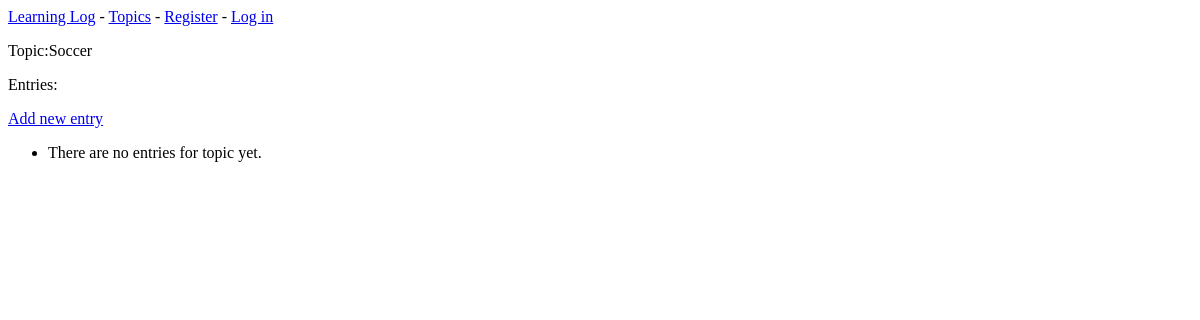
The page /topics/3/ on the database as committed earlier.
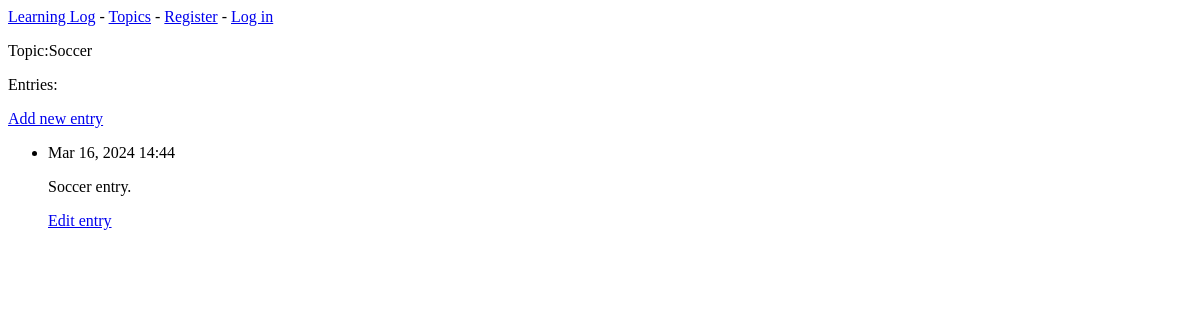
The same page on the database as committed later.
### learning_logs/models.py (models this page shows, shortened)
class Topic(models.Model):
    text = models.CharField(max_length=200)
    date_added = models.DateTimeField(auto_now_add = True)
    def __str__(self):
        return self.text

class Entry(models.Model):
    topic = models.ForeignKey(Topic, on_delete=models.CASCADE)
    text = models.TextField()
    date_added = models.DateTimeField(auto_now_add=True)
    class Meta:
        verbose_name_plural = 'entries'

### learning_logs/views.py (the view)
# urls.py: path('topics/<int:topic_id>/', views.topic, name='topic'),
def topic(request, topic_id):
    topic = Topic.objects.get(id=topic_id)
    entries = topic.entry_set.order_by('-date_added')
    context = {'topic': topic, 'entries':entries}
    return render(request, 'learning_logs/topic.html', context)

### learning_logs/templates/learning_logs/topic.html
{% extends 'learning_logs/base.html' %}
{% block content %}
<p>Topic:{{ topic }}</p>
<p>Entries:</p>
<p>
    <a href="{% url 'learning_logs:new_entry' topic.id %}">Add new entry</a>
<p>
<ul>
    {% for entry in entries %}
    <li>
        <p>{{ entry.date_added|date:'M d, Y H:i' }}</p>
        <p>{{ entry.text|linebreaks}}</p>
        <p>
            <a href="{% url 'learning_logs:edit_entry' entry.id %}">Edit entry</a>
        </p>
    </li>
    {% empty %}
    <li>There are no entries for topic yet.</li>
    {% endfor %}
</ul>
{% endblock content %}

### learning_logs/templates/learning_logs/base.html
<p>
    <a href="{% url 'learning_logs:index' %}">Learning Log</a> -
    <a href="{% url 'learning_logs:topics' %}">Topics</a> -
    {% if user.is_authenticated %}
        Hello, {{ user.username }}.
        <a href="#" onclick="event.preventDefault(); document.getElementById('logout-form').submit();">Log out</a>
        <form id="logout-form" action="{% url 'users:logout' %}" method="post" style="display: none;">
            {% csrf_token %}
        </form>
    {% else %}
        <a href="{% url 'users:register' %}">Register</a> -
        <a href="{% url 'users:login' %}">Log in</a>
    {% endif %}
</p>
{% block content %}{% endblock content %}

Rows that differ between the two databases and show on the page:
added Entry: date_added "Mar 16, 2024 14:44", text "Soccer entry."
Other text that changed with them:
text no longer shown: "There are no entries for topic yet."
